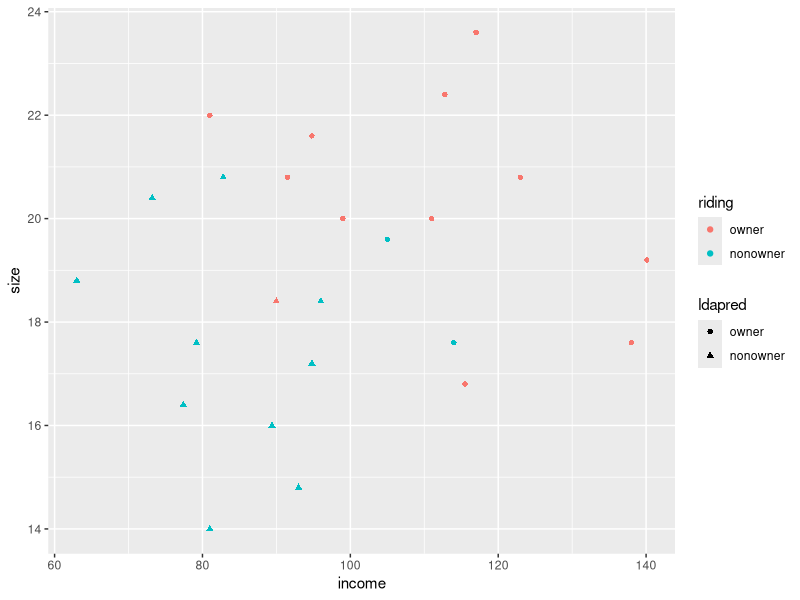
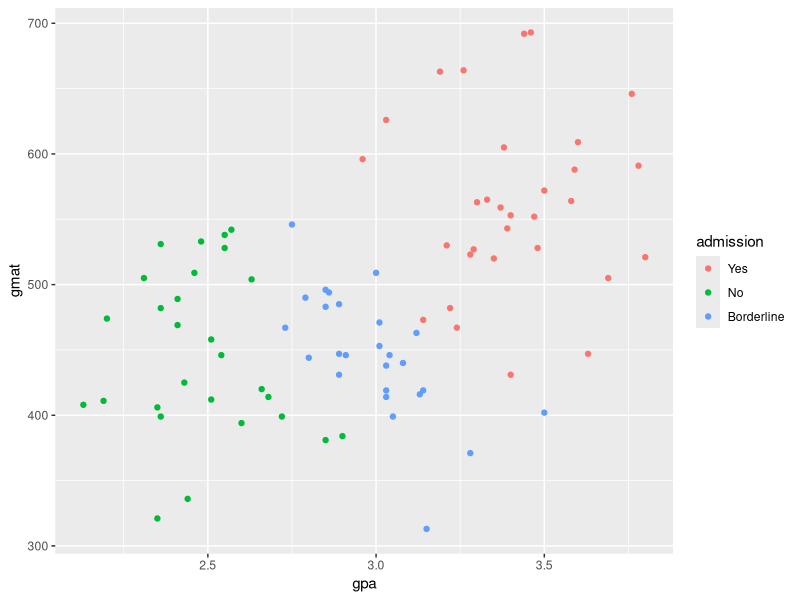
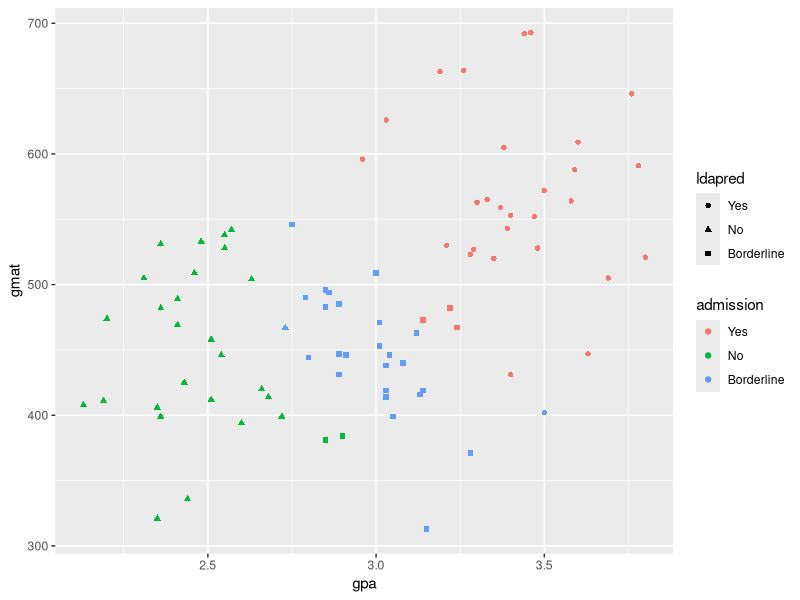
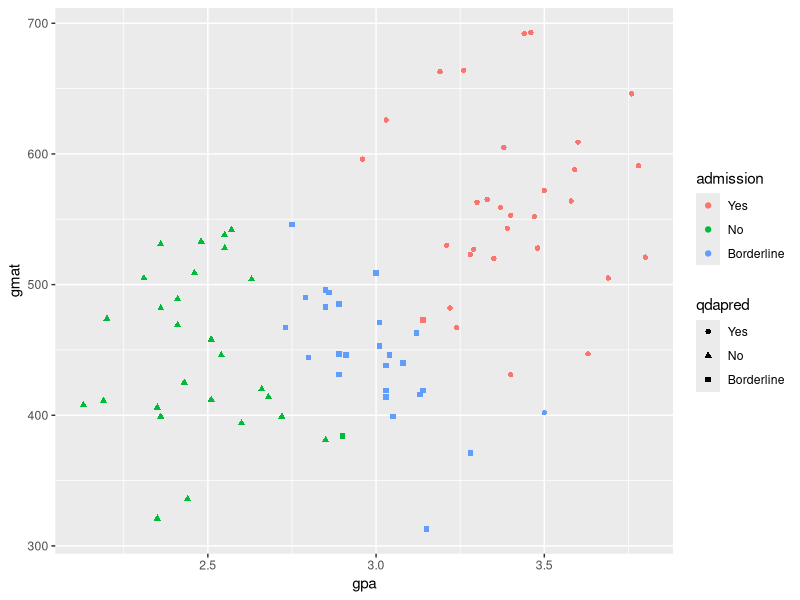

The R source for these figures, in order:
## ---- chunk 1
knitr::opts_chunk$set(
  options(digits = 2), # round to 2 digits
  echo = TRUE,
  comment = "#",
  fig.path = "figures/",
  fig.height = 3.5,
  fig.width = 3.5,
  fig.align = "center",
  cache = FALSE,
  warnings = FALSE,
  message = FALSE)
knitr::opts_knit$set(
  root.dir="data/"
  )
## ---- chunk 2
library(dplyr) # for data manipulation
# select variables, filter species
iris23 <- iris %>% 
  select(Sepal.Length, Petal.Length, Species) %>%
  filter(Species != "setosa") %>%
  droplevels() # drop empty level (e.g. setosa)
## ---- chunk 3
library(MASS)
iris.qda <- qda(Species ~  
                  Sepal.Length + Petal.Length, 
                  data = iris23)
# use equal priors for comparison
iris.predict.qda <- predict(iris.qda)
table(iris.predict.qda$class, iris23$Species)
## ---- chunk 4
mower <- read.table("T11-1.DAT", 
          col.names = c("income", "size", "riding"))
mower$riding <- recode_factor(mower$riding, `1` = "owner", `2` = "nonowner")
str(mower)
## ---- chunk 5
mower.lda <- lda(riding ~ income + size,
                  data = mower)
mower.lda$means # means by owner type
mower.pred.lda <- predict(mower.lda)
table(mower.pred.lda$class, mower$riding)
## ---- chunk 6
# add new predicted class column, save
mower <- mower %>% 
  mutate(ldapred = mower.pred.lda$class) 
head(mower)
## ---- chunk 7
library(ggplot2)
# plot, add shape as predicted class
mower %>% 
  ggplot(aes(x = income, y = size,
             colour = riding, shape = ldapred)) +
  geom_point() 
## ---- chunk 8
bsgrad.df <- read.table("T11-6.DAT", col.names = c("gpa", "gmat", "admission"))
bsgrad.df$admission <- recode_factor(bsgrad.df$admission,
                                     
      `1` =  "Yes", `2` = "No", `3` =  "Borderline")
str(bsgrad.df)
## ---- chunk 9
head(bsgrad.df)
## ---- chunk 10
bsgrad.df %>% 
  ggplot(aes(x = gpa, y = gmat, colour = admission)) + 
  geom_point()
## ---- chunk 11
bs.lda <- lda(admission ~ gpa + gmat, 
                   data = bsgrad.df)
bs.pred.lda <- predict(bs.lda)
(cm.bs.lda <- table(bs.pred.lda$class, 
                    bsgrad.df$admission))
# accuracy rate
sum(diag(cm.bs.lda))/nrow(bsgrad.df)
## ---- chunk 12
bsgrad.df <- bsgrad.df %>% # add new predicted column
  mutate(ldapred = bs.pred.lda$class) 
bsgrad.df %>%
  ggplot(aes(x = gpa, y = gmat, 
             colour = admission, shape = ldapred)) +
  geom_point()
## ---- chunk 13
bs.qda <- qda(admission ~ gpa + gmat, 
                   data = bsgrad.df)
bs.pred.qda <- predict(bs.qda)
(cm.bs.qda <- table(bs.pred.lda$class, 
                    bsgrad.df$admission))
# accuracy rate
sum(diag(cm.bs.qda))/nrow(bsgrad.df)
## ---- chunk 14
cm.bs.lda
cm.bs.qda
## ---- chunk 15
# add new predicted class column
bsgrad.df <- bsgrad.df %>% 
  mutate(qdapred = bs.pred.qda$class) 

# plot, add shape as predicted class
bsgrad.df %>%
  ggplot(aes(x = gpa, y = gmat, 
             colour = admission, shape = qdapred)) +
  geom_point()
